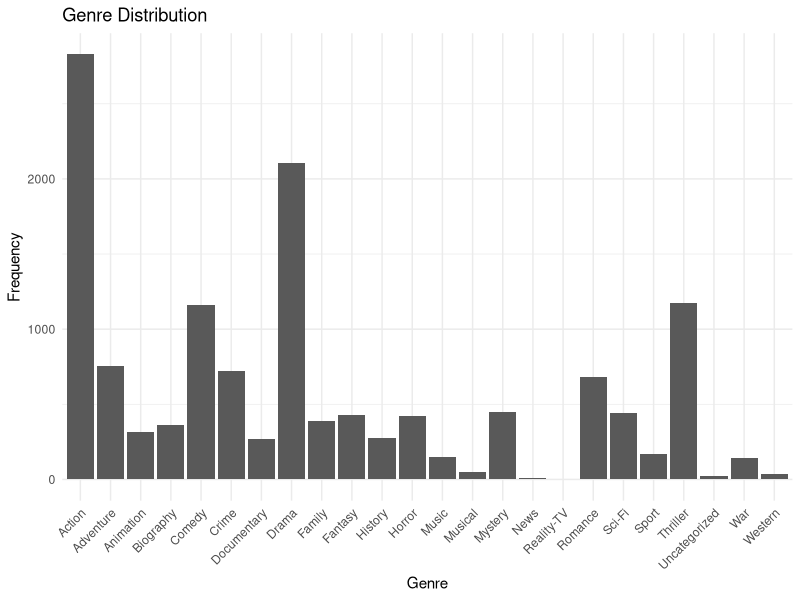
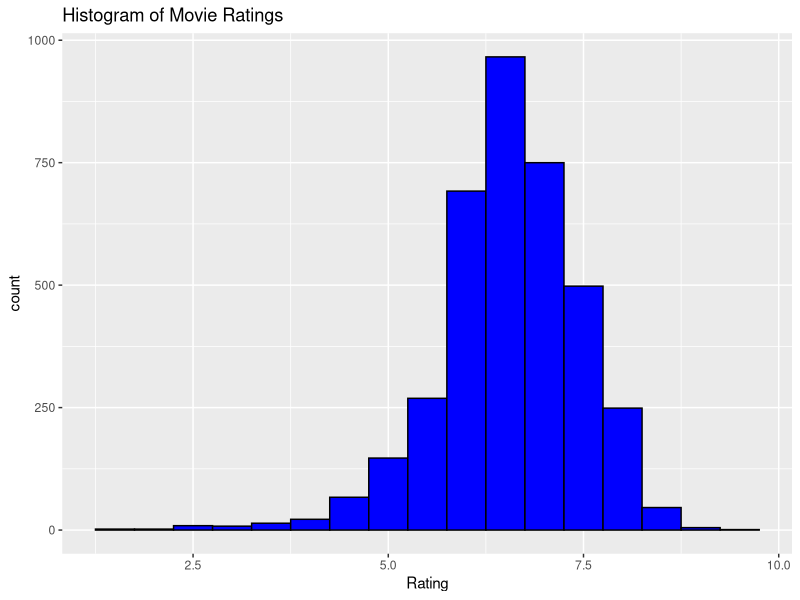
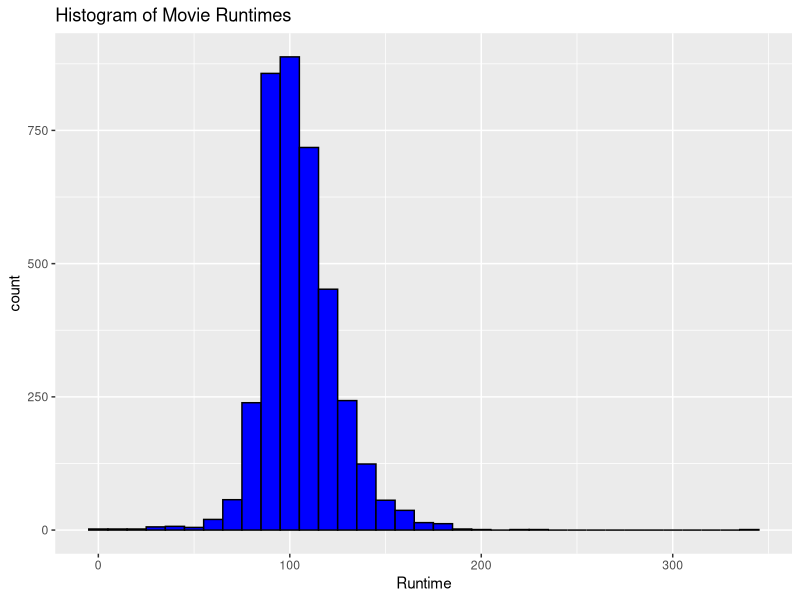
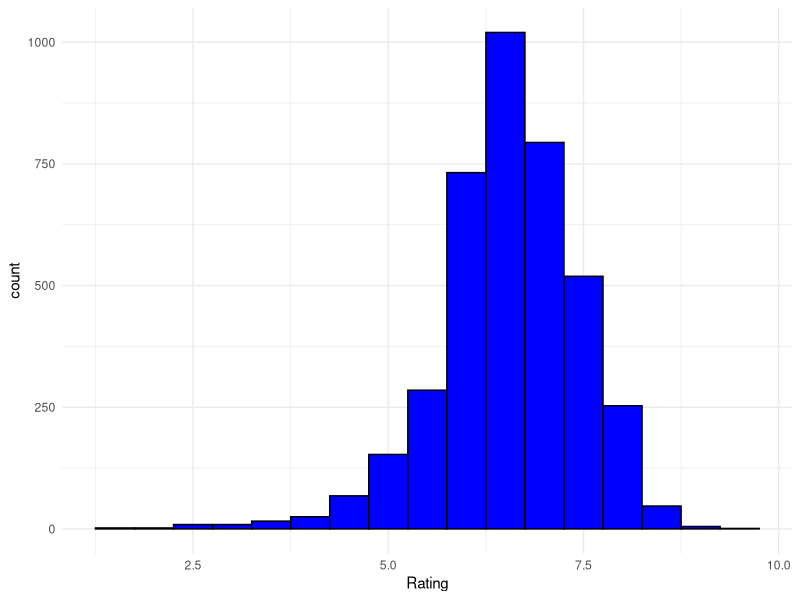
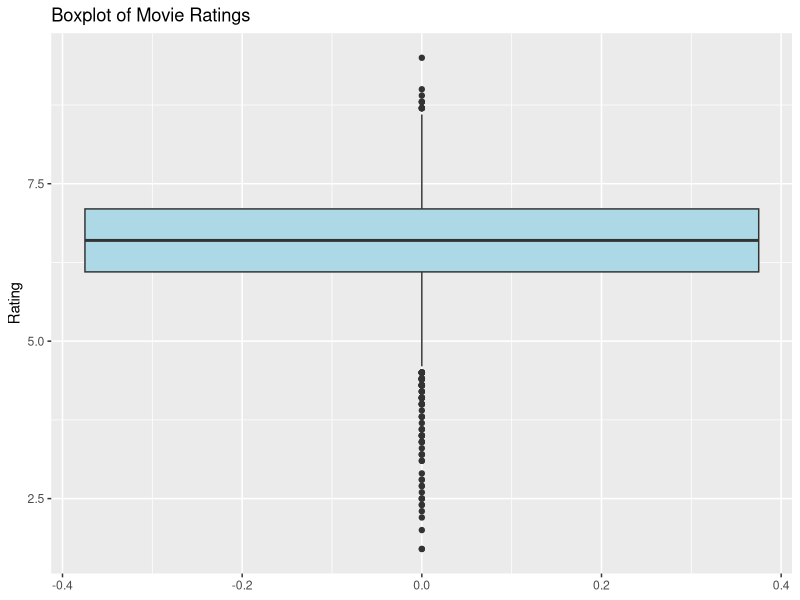
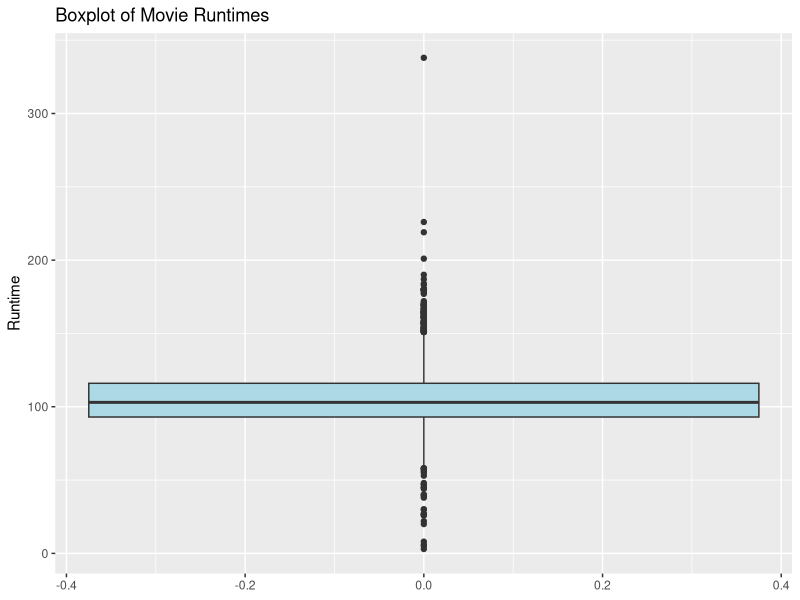
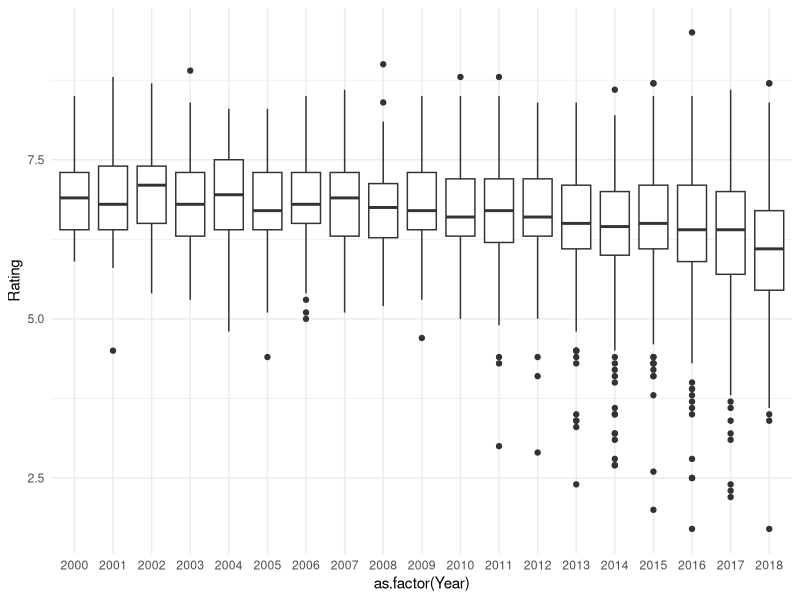
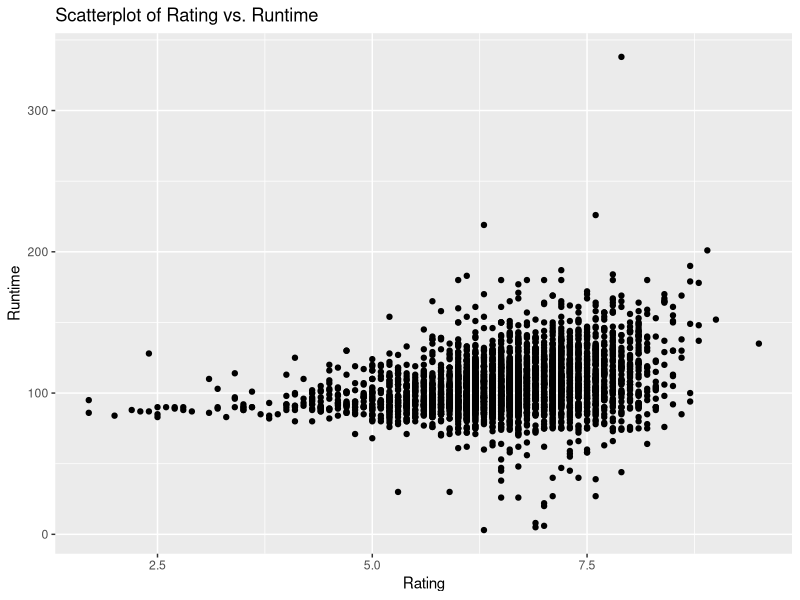

Source code (R) for these figures, in order:
## ---- chunk 1
# data <- read.csv("../../.././data./01-modified-data./cleaned_data_r2.csv", stringsAsFactors = FALSE)
data <- read.csv("../../../data/01-modified-data/cleaned_data_r2.csv", stringsAsFactors = FALSE)
## ---- chunk 2
head(data)
summary(data)
str(data)
sum(is.na(data))
table(data$some_categorical_feature)
cor_matrix <- cor(data[, sapply(data, is.numeric)])
print(cor_matrix)

## ---- chunk 3
mean_values <- sapply(data[, sapply(data, is.numeric)], mean, na.rm=TRUE)

median_values <- sapply(data[, sapply(data, is.numeric)], median, na.rm=TRUE)

get_mode <- function(v) {
  uniqv <- unique(v)
  uniqv[which.max(tabulate(match(v, uniqv)))]
}
mode_values <- sapply(data[, sapply(data, is.numeric)], get_mode)

std_dev <- sapply(data[, sapply(data, is.numeric)], sd, na.rm=TRUE)

var_values <- sapply(data[, sapply(data, is.numeric)], var, na.rm=TRUE)

print(list(mean = mean_values, median = median_values, mode = mode_values, sd = std_dev, variance = var_values))

## ---- chunk 4

split_genres <- unlist(strsplit(data$Genres, "\\|"))

genre_freq <- table(split_genres)
genre_freq

library(ggplot2)
ggplot(as.data.frame(genre_freq), aes(x = split_genres, y = Freq)) + 
  geom_bar(stat = "identity") + 
  theme_minimal() +
  labs(title = "Genre Distribution", x = "Genre", y = "Frequency") +
  theme(axis.text.x = element_text(angle = 45, hjust = 1))

## ---- chunk 5
filtered_data <- data[data$Runtime > 0, ]

ggplot(filtered_data, aes(x=Rating)) + geom_histogram(binwidth=0.5, fill="blue", color="black") + ggtitle("Histogram of Movie Ratings")

ggplot(filtered_data, aes(x=Runtime)) + geom_histogram(binwidth=10, fill="blue", color="black") + ggtitle("Histogram of Movie Runtimes")


ggplot(data, aes(Rating)) + geom_histogram(binwidth=0.5, fill="blue", color="black") + theme_minimal()


## ---- chunk 6
ggplot(filtered_data, aes(y=Rating)) + geom_boxplot(fill="lightblue") + ggtitle("Boxplot of Movie Ratings")

ggplot(filtered_data, aes(y=Runtime)) + geom_boxplot(fill="lightblue") + ggtitle("Boxplot of Movie Runtimes")

ggplot(data, aes(x=as.factor(Year), y=Rating)) + geom_boxplot() + theme_minimal()



## ---- chunk 7
ggplot(filtered_data, aes(x=Rating, y=Runtime)) + geom_point() + ggtitle("Scatterplot of Rating vs. Runtime")

## ---- chunk 8

library(ggplot2)
library(dplyr)

summary_data <- data %>%
  group_by(Year) %>%
  summarise(Avg_Rating = mean(Rating, na.rm = TRUE))

ggplot(summary_data, aes(x = Year, y = 1, fill = Avg_Rating)) +
  geom_tile() +
  scale_fill_gradient(low = "blue", high = "red") + 
  labs(fill = "Average Rating") +
  theme_minimal() +
  ylab("") + 
  coord_fixed(ratio = 0.2)

## ---- chunk 9

library(reshape2)

melted_cor_matrix <- melt(cor_matrix)
ggplot(data = melted_cor_matrix, aes(x=Var1, y=Var2, fill=value)) + 
  geom_tile() +
  scale_fill_gradient2(low = "blue", high = "red", mid = "white", 
                       midpoint = 0, limit = c(-1,1), name="Correlation") +
  theme_minimal() + 
  theme(axis.text.x = element_text(angle = 45, vjust = 1, size = 12, hjust = 1))

## ---- chunk 10
library(ggplot2)
library(GGally)

data <- data[data$Runtime != 0,]

cor_matrix <- cor(data[,c('Year', 'Runtime', 'Rating')], use="complete.obs")

ggpairs(data, columns=c('Year', 'Runtime', 'Rating'))


## ---- chunk 11
summary(data[c('Year', 'Runtime', 'Rating')])

## ---- chunk 12

data_filter <- data[data$Runtime != 0,]


data_filter$RatingGroup <- cut(data_filter$Rating, 
                               breaks = c(0, 6, 8, 10), 
                               labels = c("Low", "Medium", "High"),
                               include.lowest = TRUE, right = TRUE)

grouped_data <- data_filter %>% 
  group_by(RatingGroup) %>% 
  summarise(Count = n(), 
            AverageRuntime = mean(Runtime, na.rm = TRUE))


print(grouped_data)

ggplot(grouped_data, aes(x = RatingGroup, y = Count)) +
  geom_bar(stat = "identity", fill = "steelblue") +
  labs(title = "Number of Movies by Rating Group", 
       x = "Rating Group", 
       y = "Number of Movies")

ggplot(grouped_data, aes(x = RatingGroup, y = AverageRuntime)) +
  geom_bar(stat = "identity", fill = "coral") +
  labs(title = "Average Runtime by Rating Group", 
       x = "Rating Group", 
       y = "Average Runtime (minutes)")


